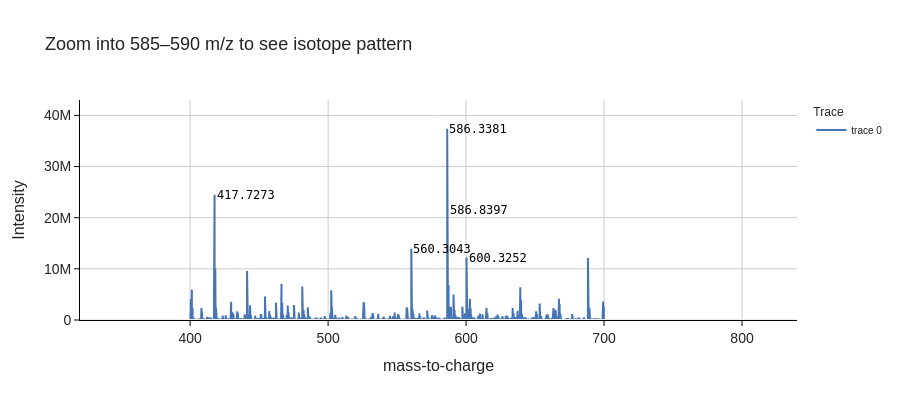

The cell this chart's notebook holds for it:
### Markdown cell above
<details>
<summary><b>Deep Dive: Why Do Isotope Patterns Exist?</b></summary>

**The Physics Behind Isotope Patterns**

Most elements have multiple stable isotopes with different numbers of neutrons:

| Element | Most abundant | Less abundant | Natural abundance |
|---------|--------------|---------------|-------------------|
| Carbon | 12C (6p, 6n) | 13C (6p, 7n) | 98.9% / 1.1% |
| Nitrogen | 14N | 15N | 99.6% / 0.4% |
| Oxygen | 16O | 17O, 18O | 99.8% / 0.04% / 0.2% |
| Sulfur | 32S | 33S, 34S | 95% / 0.8% / 4.2% |

**For a peptide with ~50 carbon atoms:**
- ~50% of molecules have all 12C (monoisotopic)
- ~35% have one 13C
- ~12% have two 13C
- etc.

**Isotope distribution example:**

![Isotope Distribution](https://raw.githubusercontent.com/timosachsenberg/EuBIC2026/main/notebooks/images/DFPIANGER_isoDistribution.png)

*Image: Theoretical isotope distribution for the peptide DFPIANGER. The monoisotopic peak (M) is followed by M+1, M+2, etc. Source: [pyOpenMS Documentation](https://pyopenms.readthedocs.io/).*

**The Key Insight**: The spacing between isotope peaks in m/z directly tells you the charge state!
- Spacing = 1.0 m/z → charge = +1
- Spacing = 0.5 m/z → charge = +2
- Spacing = 0.33 m/z → charge = +3
- General formula: **charge = 1 / spacing**

</details>

### Code cell
# with pyopenms-viz - use interactive zoom to explore isotope patterns
import pandas as pd
import pyopenms_viz  # registers the plotting backend

# convert spectrum to DataFrame using get_peaks()
mzs, intensities = MS1_spectrum.get_peaks()
spectrum_df = pd.DataFrame({'mz': mzs, 'intensity': intensities})
spectrum_df = spectrum_df[(spectrum_df['mz'] > 400) & (spectrum_df['mz'] < 700)]

# plot the full spectrum - zoom into 585–590 m/z to see the isotope pattern
spectrum_df.plot(kind='spectrum', x='mz', y='intensity', backend='ms_plotly',
                 width=900, height=400, title='Zoom into 585–590 m/z to see isotope pattern');

### Figure 1 — Plotly figure (JSON) as saved in the notebook; plotly's stock layout.template omitted (floating-point values rounded to 4 significant figures; data arrays with more than 128 entries replaced by an {"elided": "..."} marker saying what was removed)
{"data": [{"customdata": {"elided": "6195x2 float values"}, "hovertemplate": "m/z: %{customdata[0]}<br>intensity: %{customdata[1]}", "line": {"color": "#4575B4"}, "mode": "lines", "type": "scatter", "x": {"elided": "6195 float values"}, "y": {"elided": "6195 float values"}}], "layout": {"annotations": [{"font": {"color": "black", "family": "Open Sans Mono, monospace", "size": 12}, "showarrow": false, "text": "586.3381", "x": 586.3, "xanchor": "left", "y": 37402360}, {"font": {"color": "black", "family": "Open Sans Mono, monospace", "size": 12}, "showarrow": false, "text": "417.7273", "x": 417.7, "xanchor": "left", "y": 24501284}, {"font": {"color": "black", "family": "Open Sans Mono, monospace", "size": 12}, "showarrow": false, "text": "586.8397", "x": 586.8, "xanchor": "left", "y": 21524526}, {"font": {"color": "black", "family": "Open Sans Mono, monospace", "size": 12}, "showarrow": false, "text": "560.3043", "x": 560.3, "xanchor": "left", "y": 13954321}, {"font": {"color": "black", "family": "Open Sans Mono, monospace", "size": 12}, "showarrow": false, "text": "600.3252", "x": 600.3, "xanchor": "left", "y": 12215038}], "dragmode": "select", "font": {"family": "Helvetica"}, "height": 400, "legend": {"font": {"family": "Helvetica", "size": 10}, "title": {"text": "Trace"}}, "plot_bgcolor": "#FFFFFF", "shapes": [{"line": {"color": "#EEEEEE", "width": 2}, "opacity": 1, "type": "line", "x0": 0, "x1": 1, "xref": "x domain", "y0": 0, "y1": 0, "yref": "y"}], "showlegend": true, "title": {"font": {"family": "Helvetica", "size": 18}, "text": "Zoom into 585–590 m/z to see isotope pattern"}, "width": 900, "xaxis": {"gridcolor": "#CCCCCC", "linecolor": "black", "linewidth": 1, "range": [320.2, 839.8], "showgrid": true, "showline": true, "tickcolor": "black", "tickfont": {"family": "Helvetica", "size": 14}, "ticks": "outside", "tickwidth": 1, "title": {"font": {"family": "Helvetica", "size": 16}, "text": "mass-to-charge"}}, "yaxis": {"gridcolor": "#CCCCCC", "linecolor": "black", "linewidth": 1, "range": [0, 43012712], "showgrid": true, "showline": true, "tickcolor": "black", "tickfont": {"family": "Helvetica", "size": 14}, "tickwidth": 1, "title": {"font": {"family": "Helvetica", "size": 16}, "text": "Intensity"}}}}
